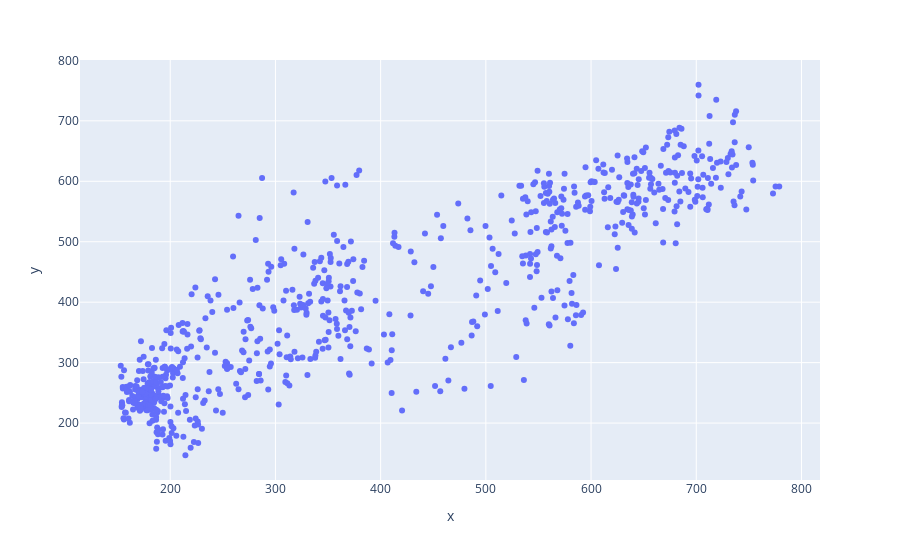

Notebook code cell kept with this figure:
### Code cell
px.scatter(
    x=y_val,
    y=y_pred
)

### Figure 1 — Plotly figure (JSON) as saved in the notebook; plotly's stock layout.template omitted (floating-point values rounded to 4 significant figures; data arrays with more than 128 entries replaced by an {"elided": "..."} marker saying what was removed)
{"data": [{"hovertemplate": "x=%{x}<br>y=%{y}<extra></extra>", "legendgroup": "", "marker": {"color": "#636efa", "symbol": "circle"}, "mode": "markers", "name": "", "orientation": "v", "showlegend": false, "type": "scatter", "x": {"elided": "744 float values"}, "xaxis": "x", "y": {"elided": "744 float values"}, "yaxis": "y"}], "layout": {"legend": {"tracegroupgap": 0}, "margin": {"t": 60}, "xaxis": {"anchor": "y", "domain": [0, 1], "title": {"text": "x"}}, "yaxis": {"anchor": "x", "domain": [0, 1], "title": {"text": "y"}}}}
